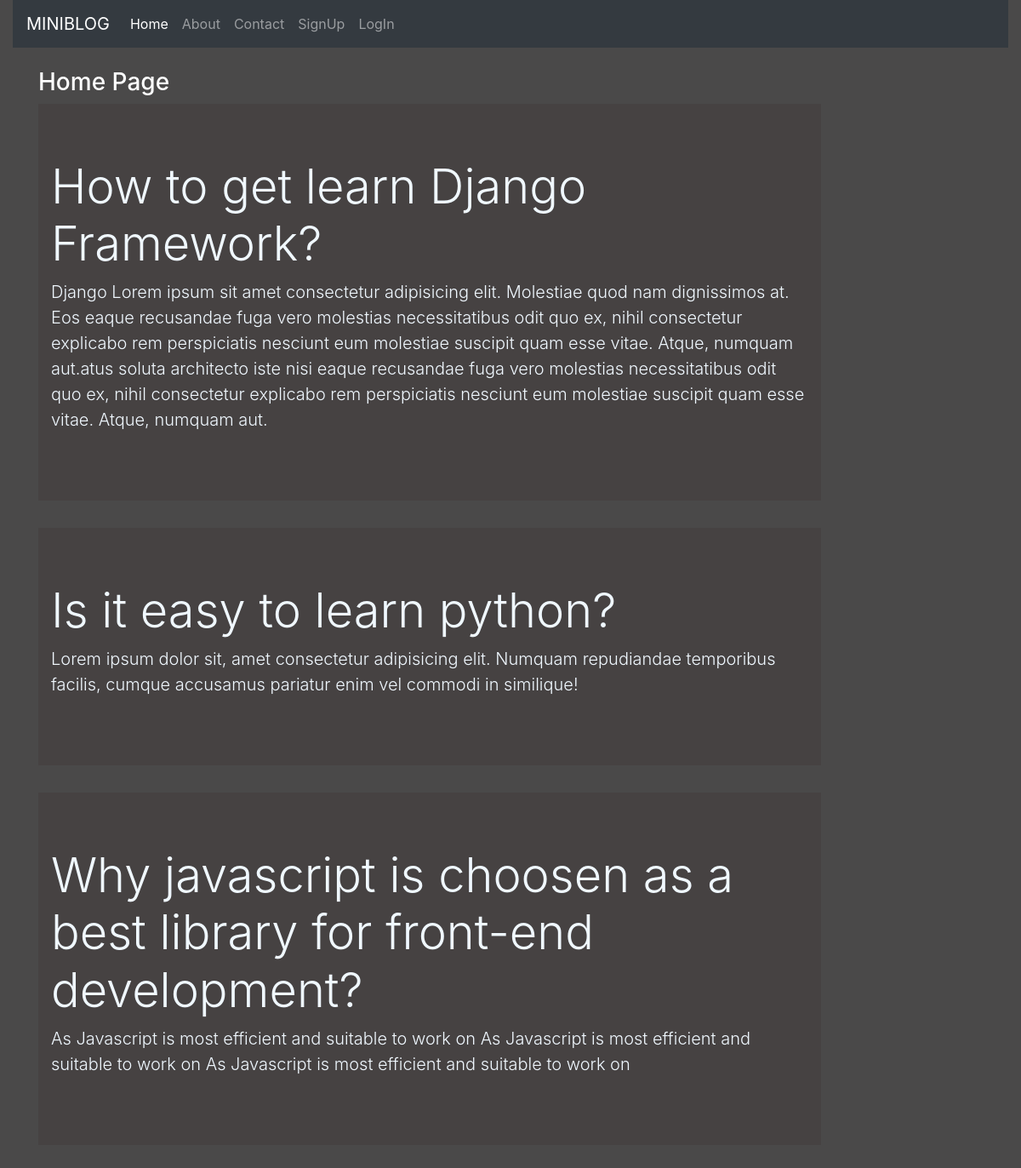
The page / on the database its author committed.
### blog/models.py (models this page shows)
class Blog(models.Model):
    title=models.CharField(max_length=150)
    description=models.TextField()

### blog/views.py (the view)
# urls.py: path('',views.home,name="home"),
def home(request):
    posts=Blog.objects.all()
    return render(request, 'blog/home.html',{'posts':posts})

### blog/templates/blog/home.html (shortened to what this page needs)
{% extends 'blog/base.html' %}
{% block content %}
<div class="row">
    <div class="col-sm-12">
        <h3 class="text-white">Home Page</h3>
    </div>
</div>
<div class="row">
    <div class="col-sm-10">
        {% for post in posts  %}
        <div class="jumbotron jumbotron-fluid jumbo-color">
            <div class="container">
              <h1 class="display-4">{{post.title}} </h1>
              <p class="lead">{{post.description}}</p>
            </div>
          </div>
        {% endfor %}
    </div>
</div>
{% endblock content %}

### blog/static/blog/css/style.css (style rules this page uses)
body { background-color: rgb(74,73,73); color:rgb(203, 209, 214); }
.jumbo-color { background-color: rgb(70,66,66); color:aliceblue; }

### rows shown on the page
Blog: title "How to get learn Django Framework?", description "Django Lorem ipsum sit amet consectetur adipisicing elit. Molestiae quod nam dignissimos at. Eos eaque recusandae fuga vero molestias necessitatibus odit quo ex, nihil consectetur explicabo rem perspiciatis nesciunt eum molestiae suscipit quam esse vitae. Atque, numquam aut.atus soluta architecto iste nisi eaque recusandae fuga vero molestias necessitatibus odit quo ex, nihil consectetur explicabo rem perspiciatis nesciunt eum molestiae suscipit quam esse vitae. Atque, numquam aut."
Blog: title "Is it easy to learn python?", description "Lorem ipsum dolor sit, amet consectetur adipisicing elit. Numquam repudiandae temporibus facilis, cumque accusamus pariatur enim vel commodi in similique!"
Blog: title "Why javascript is choosen as a best library for front-end development?", description "As Javascript is most efficient and suitable to work on As Javascript is most efficient and suitable to work on As Javascript is most efficient and suitable to work on"
